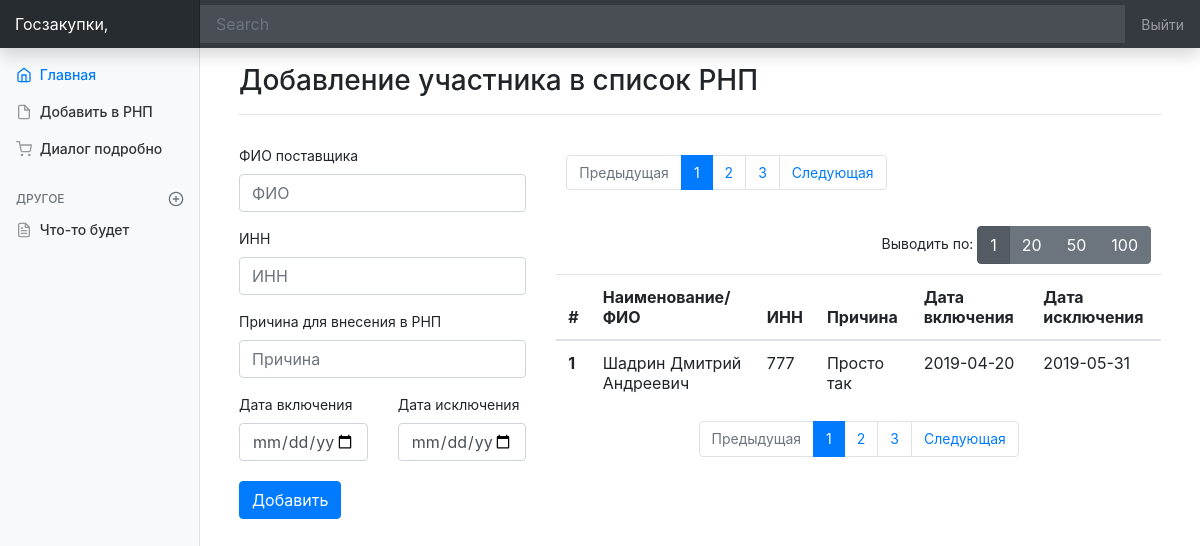
The app's page /userpanel/index.php?act=rnp&page=1&limit=1 with its own data.
### tables this page shows
CREATE TABLE `rnp` (
  `id` int(11) NOT NULL,
  `id_user` int(11) NOT NULL,
  `date_start` date NOT NULL,
  `date_end` date NOT NULL,
  `reason` varchar(255) NOT NULL
);

CREATE TABLE `user` (
  `id` int(11) NOT NULL,
  `fio` varchar(255) NOT NULL,
  `inn` varchar(255) NOT NULL,
  `phone` varchar(255) NOT NULL,
  `type` varchar(255) NOT NULL,
  `email` varchar(255) NOT NULL,
  `password` varchar(255) NOT NULL,
  `date_reg` date NOT NULL,
  `rnp` int(11) NOT NULL,
  `token` varchar(255) NOT NULL
);

### functions.php (called while the page is built, shortened)
<?php
function resultToArray ($result) {
    $array=array();
    while(($row=$result->fetch_assoc())!=false)
        $array[]=$row;
    return $array;
}
function getRnpData($mysqli,$page,$limit){
    $offset=($page-1)*$limit;
    return resultToArray($mysqli->query("SELECT rnp.*,user.fio,user.inn FROM rnp JOIN user ON rnp.id_user = user.id LIMIT $offset,$limit"));
}
?>

### userpanel/templates/rnp.php (the view, shortened to what this page needs)
<main role="main" class="col-md-9 ml-sm-auto col-lg-10 px-4">
<div class="main_container">
    <div class="col-12">
      <div class="d-flex justify-content-between flex-wrap flex-md-nowrap align-items-center pt-3 pb-2 mb-3 border-bottom">
        <h3 class="h3">Добавление участника в список РНП</h3>
      </div>
    <div class="row" style="margin-top: 30px;" >
        <div class="col-4">
            <form action="send.php?act=addUserToRNP" method="post">
                <div class="form-group">
                    <label for="exampleInputEmail1">ФИО поставщика</label>
                <input type="text" class="form-control smartfinder" name="name" id="exampleInputEmail1" aria-describedby="emailHelp" placeholder="ФИО ">
              </div>
              <div class="form-group">
                <label for="exampleInputEmail1">ИНН</label>
                <input type="text" class="form-control" name="inn" id="exampleInputEmail1" aria-describedby="emailHelp" placeholder="ИНН">
              </div>
              <div class="form-group">
                <label for="exampleInputPassword1">Причина для внесения в РНП</label>
                <input type="text" class="form-control" name="reason" id="exampleInputPassword1" placeholder="Причина">
              </div>
              <div class="row" style="margin-top: 10px">
                  <div class="col-6">
                      <label for="exampleInputPassword1">Дата включения</label>
                      <input type="date" class="form-control"  placeholder="Дата включения" name="date_start">
                  </div>
                  <div class="col-6">
                      <label for="exampleInputPassword1">Дата исключения</label>
                      <input type="date" class="form-control"  placeholder="Дата исключения" name="date_end">
                  </div>
              </div>
              <button type="submit" class="btn btn-primary" style="margin-top:20px;">Добавить</button>
            </form>
        </div>
        <div class="col-8">
            <div style="padding:10px;float:left;">
                            <nav aria-label="Page navigation example">
          <ul class="pagination justify-content-center">
            <li class="page-item <?=(($page==1) ? "disabled":"" )?>">
              <a class="page-link" href="?page=<?=$page-1?>&limit=<?=$limit?>" tabindex="-1" aria-disabled="true">Предыдущая</a>
            </li>
              <?  for ($i=0;$i<$rnpPagesNum;$i++){?>
            <li class="page-item <?=(($page-1==$i) ? "active":"") ?>"><a class="page-link" href="?page=<?=($i+1)?>&limit=<?=$limit?>"><?=$i+1?></a></li>
              <?}?>
            <li class="page-item <?=(($page==$rnpPagesNum) ? "disabled":"") ?>">
              <a class="page-link " href="?page=<?=$page+1?>&limit=<?=$limit?>">Следующая</a>
            </li>
          </ul>
        </nav>
            </div>
            <div style="padding:10px;float:right;">
                                Выводить по:
            <div class="btn-group" role="group" aria-label="Basic example">
              <a href="?act=rnp&page=<?=$page?>&limit=1" class="btn btn-secondary <?=(($limit==1) ? "active":"") ?>">1</a>
                <a href="?act=rnp&page=<?=$page?>&limit=20" class="btn btn-secondary <?=(($limit==20) ? "active":"") ?>">20</a>
              <a href="?act=rnp&page=<?=$page?>&limit=50" class="btn btn-secondary <?=(($limit==50) ? "active":"") ?>">50</a>
              <a href="?act=rnp&page=<?=$page?>&limit=100" class="btn btn-secondary <?=(($limit==100) ? "active":"") ?>">100</a>
            </div>
                </div>
            <div class="table_block ">
                    <table class="table table-hover">
                      <thead>
                        <tr>
                          <th scope="col">#</th>
                          <th scope="col">Наименование/ФИО</th>
                          <th scope="col">ИНН</th>
                          <th scope="col">Причина</th>
                          <th scope="col">Дата включения</th>
                          <th scope="col">Дата исключения</th>
                        </tr>
                      </thead>
                      <tbody>
                          <?for ($i=0;$i<count($rnpData);$i++){?>
                        <tr>
                          <th scope="row"><?=($i+1)?></th>
                          <td><?=$rnpData[$i]['fio']?></td>
                          <td><?=$rnpData[$i]['inn']?></td>
                          <td><?=$rnpData[$i]['reason']?></td>
                          <td><?=$rnpData[$i]['date_start']?></td>
                          <td><?=$rnpData[$i]['date_end']?></td>
                        </tr>
                          <?}?>
                        </tbody>
                </table>
        </div>
        <nav aria-label="Page navigation example">
          <ul class="pagination justify-content-center">
            <li class="page-item <?=(($page==1) ? "disabled":"" )?>">
              <a class="page-link" href="?act=rnp&page=<?=$page-1?>&limit=<?=$limit?>" tabindex="-1" aria-disabled="true">Предыдущая</a>
            </li>
              <?  for ($i=0;$i<$rnpPagesNum;$i++){?>
            <li class="page-item <?=(($page-1==$i) ? "active":"") ?>"><a class="page-link" href="?act=rnp&page=<?=($i+1)?>&limit=<?=$limit?>"><?=$i+1?></a></li>
              <?}?>
            <li class="page-item <?=(($page==$rnpPagesNum) ? "disabled":"") ?>">
              <a class="page-link " href="?act=rnp&page=<?=$page+1?>&limit=<?=$limit?>">Следующая</a>
            </li>
          </ul>
        </nav>
    </div>
</div>
</main>

### userpanel/css/style.css (style rules this page uses)
body { font-size: .875rem; }
[role="main"] { padding-top: 133px; }
@media (min-width: 768px) { [role="main"] { padding-top: 48px; } }

### records on screen
rnp: id_user.fio "Шадрин Дмитрий Андреевич", id_user.inn "777", reason "Просто так", date_start "2019-04-20", date_end "2019-05-31"
